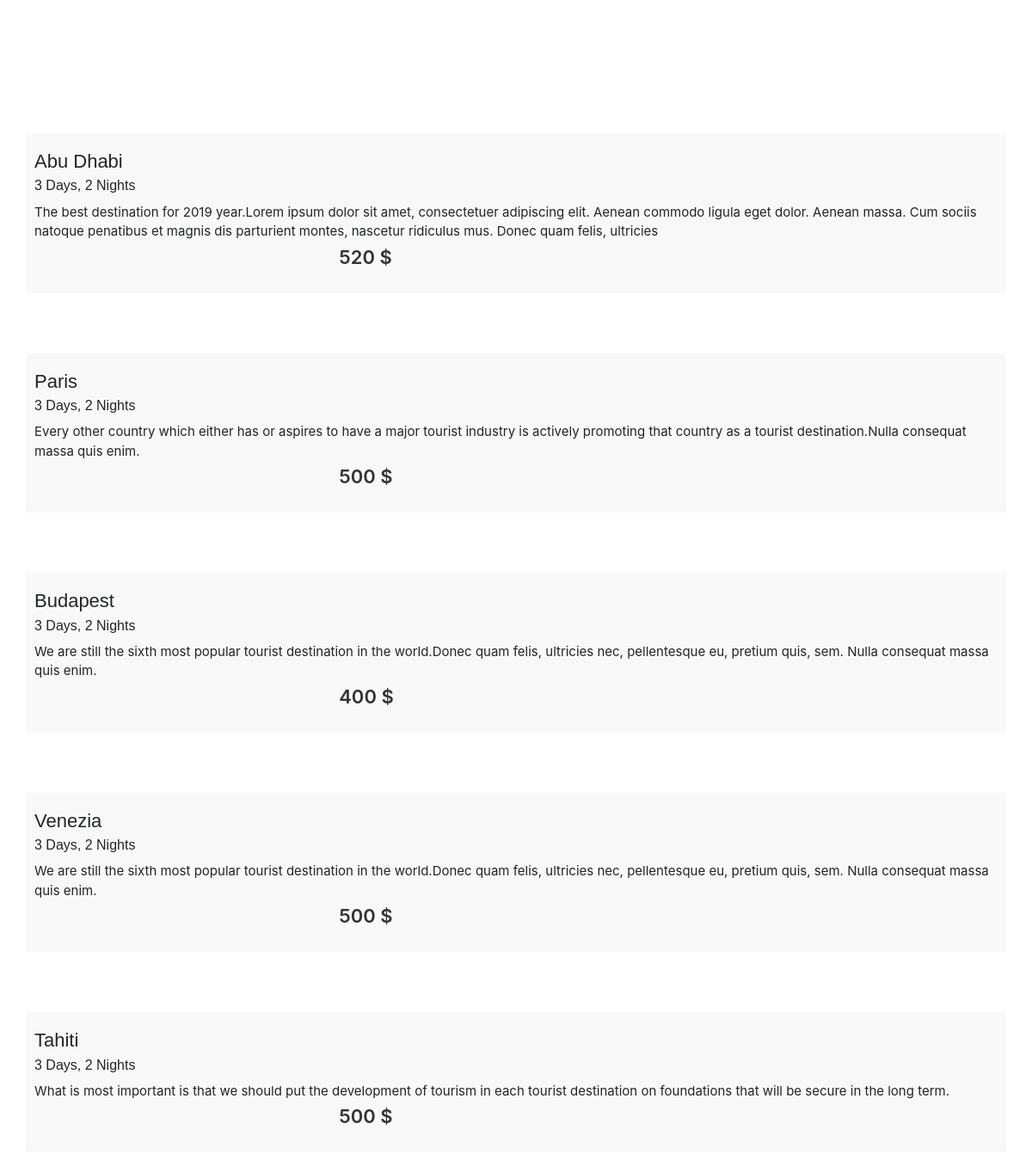
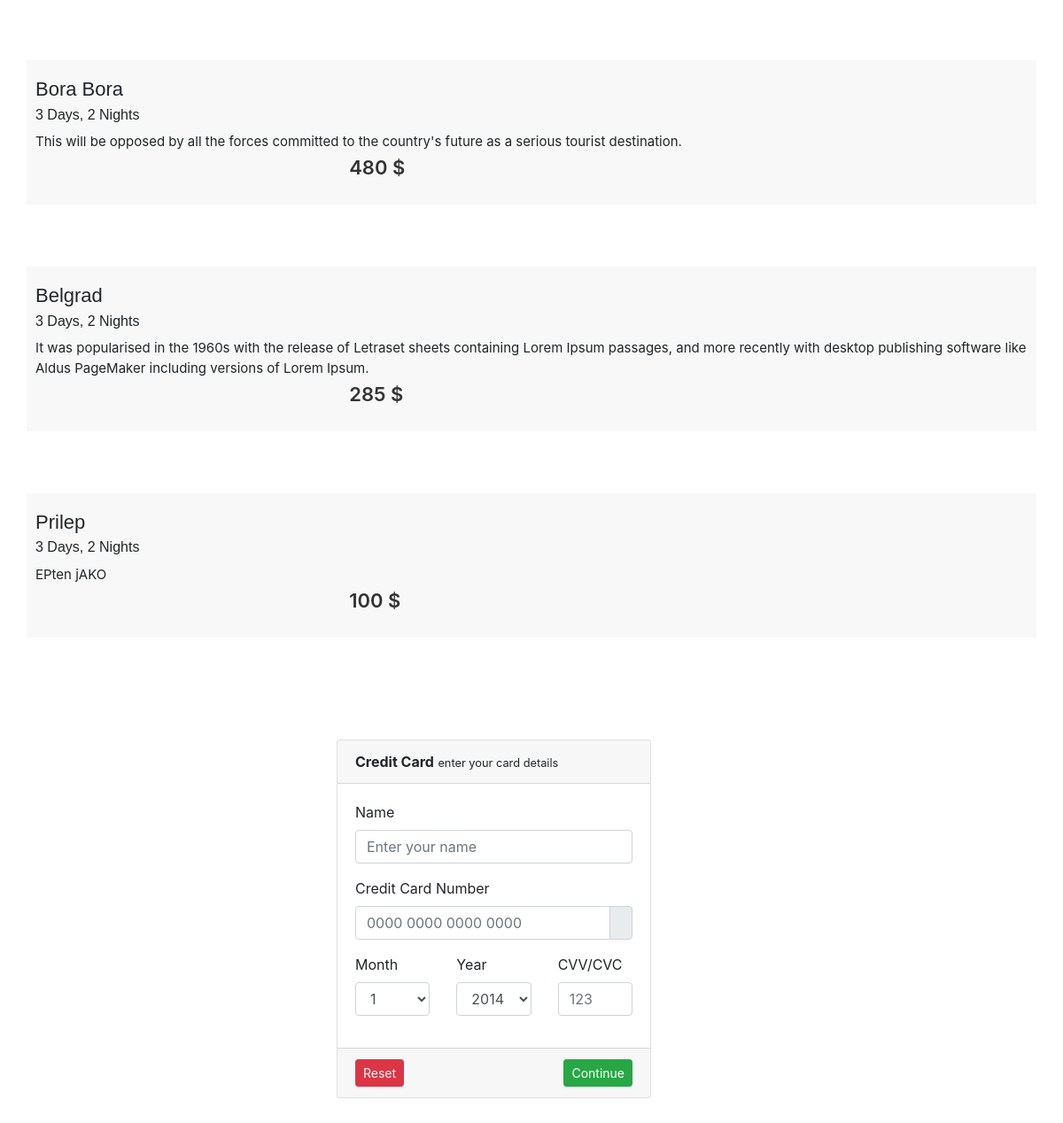
The app's page /checkin.php (signed in) with its own data (2 pictures, top to bottom).
### tables this page shows
CREATE TABLE `content` (
  `id` int(255) NOT NULL,
  `content_message` varchar(255) DEFAULT NULL,
  `destination` varchar(50) DEFAULT NULL,
  `price` int(11) NOT NULL
);

### checkin.php (the view, shortened to what this page needs)
<link rel="stylesheet" href="./css/checkin.css">
<link rel="stylesheet" href="./css/indexstyle.css">
<html>
<body>
<link rel="stylesheet" href="https://stackpath.bootstrapcdn.com/bootstrap/4.3.1/css/bootstrap.min.css"
>
 <section id="mu-featured-tours">
			<div class="container">
				<div class="row">
					<div class="col-md-12">
                        <?php
                              $mysqli = new mysqli('localhost', 'root', '', 'cms') or die(mysqli_error($mysqli));
                              $idd= $mysqli->query("SELECT *  from content");
                              while ($row = $idd->fetch_assoc()):
                        ?>
                                <div class="mu-featured-tours-content">
								    <div class="row">
										<div class="mu-featured-tours-single">
											<div class="mu-featured-tours-single-info">
                                                  <h3><?php echo $row ['destination']; ?></h3>
                                                  <h4> 3 Days, 2 Nights</h4>
                                                  <span class="mu-price-tag">
                                                  <?php echo $row ['price']; ?> $ </span>
                                                  <p>
                                                  <?php echo $row ['content_message'];?>
                                                  </p>
                                                  <br>
                                            </div>
                                          </div>
                                      </div>
                                </div>
                                <?php endwhile; ?>
					</div>
				</div>
			</div>
</section>
<div class="padding">
    <div class="row">
        <div class="col-sm-6">
            <div class="card">
                <div class="card-header">
                    <strong>Credit Card</strong>
                    <small>enter your card details</small>
                </div>
                <div class="card-body">
                    <div class="row">
                        <div class="col-sm-12">
                            <div class="form-group">
                                <label for="name">Name</label>
                                <input class="form-control" id="name" type="text" placeholder="Enter your name">
                            </div>
                        </div>
                    </div>
                    <div class="row">
                        <div class="col-sm-12">
                            <div class="form-group">
                                <label for="ccnumber">Credit Card Number</label>
                                <div class="input-group">
                                    <input class="form-control" type="text" placeholder="0000 0000 0000 0000" autocomplete="email">
                                    <div class="input-group-append">
                                        <span class="input-group-text">
                                        </span>
                                    </div>
                                </div>
                            </div>
                        </div>
                    </div>
                    <div class="row">
                        <div class="form-group col-sm-4">
                            <label for="ccmonth">Month</label>
                            <select class="form-control" id="ccmonth">
                                <option>1</option>
                            </select>
                        </div>
                        <div class="form-group col-sm-4">
                            <label for="ccyear">Year</label>
                            <select class="form-control" id="ccyear">
                                <option>2014</option>
                            </select>
                        </div>
                        <div class="col-sm-4">
                            <div class="form-group">
                                <label for="cvv">CVV/CVC</label>
                                <input class="form-control" id="cvv" type="text" placeholder="123">
                            </div>
                        </div>
                    </div>
                </div>
                <div class="card-footer">
                    <button class="btn btn-sm btn-success float-right" type="submit">
                        <i class="mdi mdi-gamepad-circle"></i> Continue</button>
                    <button class="btn btn-sm btn-danger" type="reset">
                        <i class="mdi mdi-lock-reset"></i> Reset</button>
                </div>
            </div>
        </div>
    </div>
</div>
</body>
</html>

### css/checkin.css (style rules this page uses)
.padding { padding: 5rem !important; margin-left: 300px }
.card { margin-bottom: 1.5rem }
.card { position: relative; display: -ms-flexbox; display: flex; -ms-flex-direction: column; flex-direction: column; min-width: 0; word-wrap: break-word; background-color: #fff; background-clip: border-box; border: 1px solid #c8ced3; border-radius: .25rem }
.card-header:first-child { border-radius: calc(0.25rem - 1px) calc(0.25rem - 1px) 0 0 }
.card-header { padding: .75rem 1.25rem; margin-bottom: 0; background-color: #f0f3f5; border-bottom: 1px solid #c8ced3 }
.card-body { flex: 1 1 auto; padding: 1.25rem }

### css/indexstyle.css (style rules this page uses)
body, html { overflow-x: hidden; }
h1, h2, h3, h4, h5, h6 { font-family: "Poppins", sans-serif; font-weight: 700; margin-top: 0; }
h3 { font-size: 26px; }
h4 { font-size: 22px; }
button { padding: 5px 15px; border: none; }
#mu-featured-tours { background-color: #fff; float: left; padding: 100px 0; display: inline; width: 100%; }
.mu-featured-tours-content { display: inline; float: left; margin-top: 40px; width: 100%; }
.mu-featured-tours-single { background-color: #f8f8f8; display: inline; float: left; width: 100%; margin: 15px 0; }
.mu-featured-tours-single-info { display: inline; float: left; position: relative; width: 100%; padding: 20px 10px; }
.mu-featured-tours-single h3 { font-size: 22px; margin-bottom: 5px; }
.mu-featured-tours-single h4 { font-size: 16px; margin-bottom: 10px; font-weight: 300; }
.mu-price-tag { position: absolute; bottom: 25px; left: 15px; color: #333; font-size: 22px; font-weight: 600; }
.mu-featured-tours-single p { font-size: 15px; }

### records on screen
content: destination "Abu Dhabi", price "520", content_message "The best destination for 2019 year.Lorem ipsum dolor sit amet, consectetuer adipiscing elit. Aenean commodo ligula eget dolor. Aenean massa. Cum sociis natoque penatibus et magnis dis parturient montes, nascetur ridiculus mus. Donec quam felis, ultricies"
content: destination "Paris", price "500", content_message "Every other country which either has or aspires to have a major tourist industry is actively promoting that country as a tourist destination.Nulla consequat massa quis enim."
content: destination "Budapest", price "400", content_message "We are still the sixth most popular tourist destination in the world.Donec quam felis, ultricies nec, pellentesque eu, pretium quis, sem. Nulla consequat massa quis enim."
content: destination "Venezia", price "500", content_message "We are still the sixth most popular tourist destination in the world.Donec quam felis, ultricies nec, pellentesque eu, pretium quis, sem. Nulla consequat massa quis enim."
content: destination "Tahiti", price "500", content_message "What is most important is that we should put the development of tourism in each tourist destination on foundations that will be secure in the long term."
content: destination "Bora Bora", price "480", content_message "This will be opposed by all the forces committed to the country's future as a serious tourist destination."
content: destination "Belgrad", price "285", content_message "It was popularised in the 1960s with the release of Letraset sheets containing Lorem Ipsum passages, and more recently with desktop publishing software like Aldus PageMaker including versions of Lorem Ipsum."
content: destination "Prilep", price "100", content_message "EPten jAKO"
